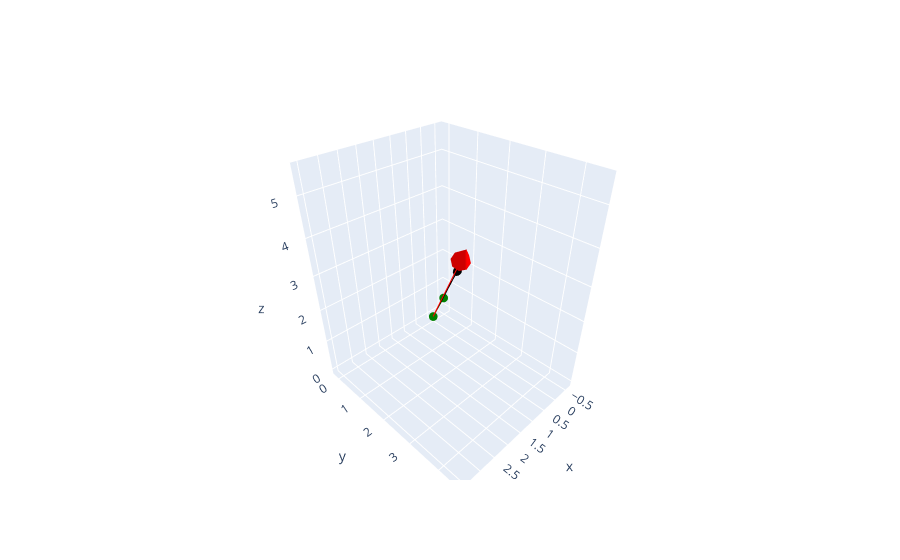

The code cell stored with this chart in its notebook:
### Code cell
# get V1 perpendicular to V2
V1perpV2 = V1.perpendicular(V2)
f, o = V1.quiverly()
f, o = V2.quiverly(color='red', fig=f)
f, o = V1perpV2.quiverly(color='green', fig=f)
f.show()

### Figure 1 — Plotly figure (JSON) as saved in the notebook; plotly's stock layout.template omitted (floating-point values rounded to 4 significant figures)
{"data": [{"line": {"color": "black"}, "marker": {"size": 0}, "name": "Vector", "showlegend": false, "type": "scatter3d", "x": [0, 1], "y": [0, 2], "z": [0, 3]}, {"colorscale": [[0, "black"], [1, "black"]], "showscale": false, "type": "cone", "u": [0.2], "v": [0.4], "w": [0.6], "x": [1], "y": [2], "z": [3]}, {"line": {"color": "red"}, "marker": {"size": 0}, "name": "Vector", "showlegend": false, "type": "scatter3d", "x": [0, 3], "y": [0, 4], "z": [0, 5]}, {"colorscale": [[0, "red"], [1, "red"]], "showscale": false, "type": "cone", "u": [0.6], "v": [0.8], "w": [1], "x": [3], "y": [4], "z": [5]}, {"line": {"color": "green"}, "marker": {"size": 0}, "name": "Vector", "showlegend": false, "type": "scatter3d", "x": [0, -0.56], "y": [0, -0.08], "z": [0, 0.4]}, {"colorscale": [[0, "green"], [1, "green"]], "showscale": false, "type": "cone", "u": [-0.112], "v": [-0.016], "w": [0.08], "x": [-0.56], "y": [-0.08], "z": [0.4]}], "layout": {}}
